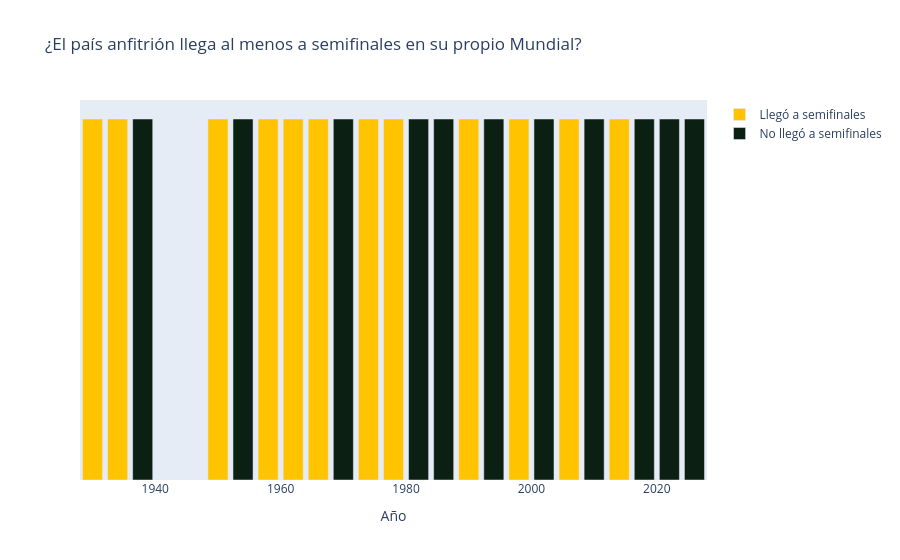

Notebook source saved alongside this figure:
### Markdown cell above
## ¿El país anfitrión suele llegar al menos a semifinales?

### Code cell
detalle_anfitriones = eda.anfitrion_llega_semifinales()
viz.anfitrion_en_semifinales(detalle_anfitriones).show()

### Figure 1 — Plotly figure (JSON) as saved in the notebook; plotly's stock layout.template omitted (floating-point values rounded to 4 significant figures)
{"data": [{"customdata": [["Uruguay"], ["Italy"], ["Brazil"], ["Sweden"], ["Chile"], ["England"], ["Germany"], ["Argentina"], ["Italy"], ["France"], ["Germany"], ["Brazil"]], "hovertemplate": "resultado=Llegó a semifinales<br>Año=%{x}<br>anfitrion=%{customdata[0]}<extra></extra>", "legendgroup": "Llegó a semifinales", "marker": {"color": "#FFC300", "pattern": {"shape": ""}}, "name": "Llegó a semifinales", "orientation": "v", "showlegend": true, "textposition": "auto", "type": "bar", "x": [1930, 1934, 1950, 1958, 1962, 1966, 1974, 1978, 1990, 1998, 2006, 2014], "xaxis": "x", "y": [1, 1, 1, 1, 1, 1, 1, 1, 1, 1, 1, 1], "yaxis": "y"}, {"customdata": [["France"], ["Switzerland"], ["Mexico"], ["Spain"], ["Mexico"], ["United States"], ["Japan"], ["South Africa"], ["Russia"], ["Qatar"], ["United States"]], "hovertemplate": "resultado=No llegó a semifinales<br>Año=%{x}<br>anfitrion=%{customdata[0]}<extra></extra>", "legendgroup": "No llegó a semifinales", "marker": {"color": "#0B1F13", "pattern": {"shape": ""}}, "name": "No llegó a semifinales", "orientation": "v", "showlegend": true, "textposition": "auto", "type": "bar", "x": [1938, 1954, 1970, 1982, 1986, 1994, 2002, 2010, 2018, 2022, 2026], "xaxis": "x", "y": [1, 1, 1, 1, 1, 1, 1, 1, 1, 1, 1], "yaxis": "y"}], "layout": {"barmode": "relative", "legend": {"title": {"text": ""}, "tracegroupgap": 0}, "showlegend": true, "title": {"text": "¿El país anfitrión llega al menos a semifinales en su propio Mundial?"}, "xaxis": {"anchor": "y", "domain": [0.0, 1.0], "title": {"text": "Año"}}, "yaxis": {"anchor": "x", "domain": [0.0, 1.0], "title": {}, "visible": false}}}
